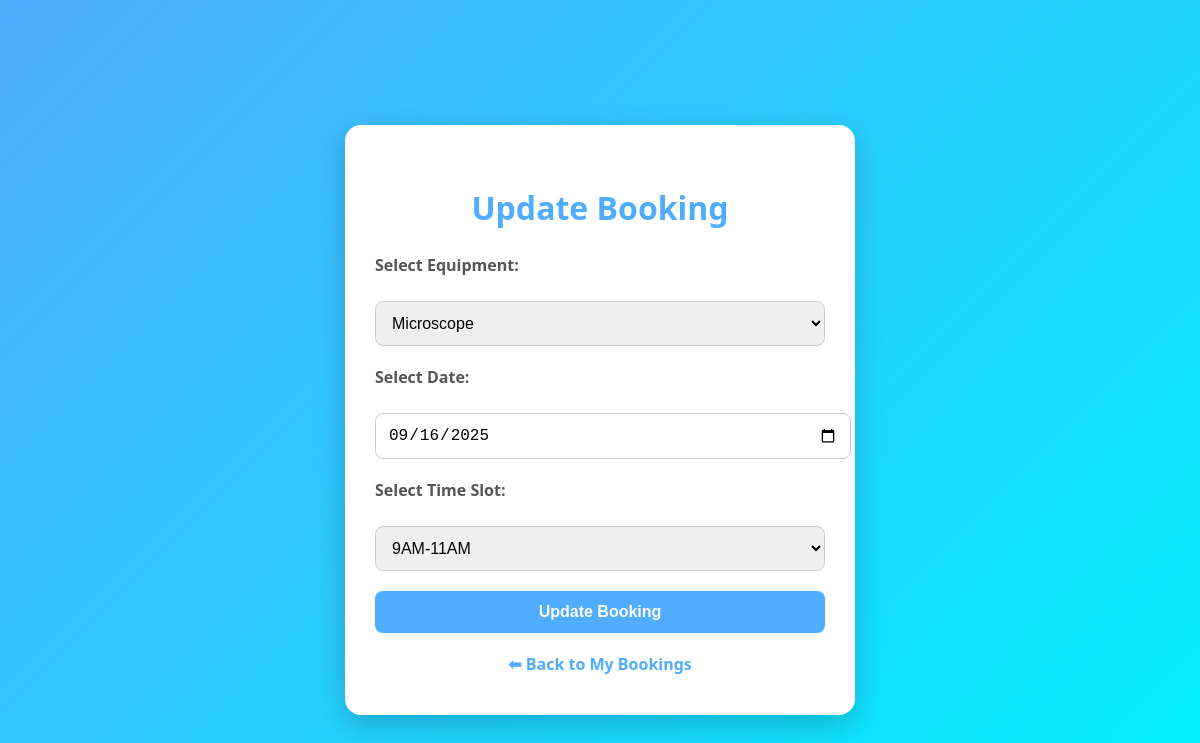
Screenshot of /update/15 (signed in) with the database file from the repository.
### app.py (models this page shows)
class Booking(db.Model):
    id = db.Column(db.Integer, primary_key=True)
    username = db.Column(db.String(50), nullable=False)
    equipment = db.Column(db.String(50), nullable=False)
    date = db.Column(db.String(20), nullable=False)
    time_slot = db.Column(db.String(20), nullable=False)
    status = db.Column(db.String(20), default="Pending")

### app.py (the view, shortened to what this page needs)
@app.route("/update/<int:booking_id>", methods=["GET", "POST"])
def update_booking(booking_id):
    if "username" not in session or session.get("is_admin"):
        flash("Please login first ❌")
        return redirect(url_for("login"))
    booking = Booking.query.get_or_404(booking_id)
    if booking.username != session["username"]:
        flash("You are not allowed to update this booking ❌")
        return redirect(url_for("my_bookings"))
    return render_template("update_booking.html", booking=booking)

### minidemo2.1/templates/update_booking.html (shortened to what this page needs)
<!DOCTYPE html>
<html lang="en">
<head>
</head>
<body>
<div class="container">
    <h1>Update Booking</h1>
    <form method="POST">
        <label>Select Equipment:</label>
        <select name="equipment" required>
            <option value="Microscope" {% if booking.equipment == 'Microscope' %}selected{% endif %}>Microscope</option>
        </select>
        <label>Select Date:</label>
        <input type="date" name="date" value="{{ booking.date }}" required>
        <label>Select Time Slot:</label>
        <select name="time_slot" required>
            <option value="9AM-11AM" {% if booking.time_slot == '9AM-11AM' %}selected{% endif %}>9AM-11AM</option>
        </select>
        <button type="submit">Update Booking</button>
    </form>
    <a class="back-link" href="{{ url_for('my_bookings') }}">⬅ Back to My Bookings</a>
</div>
</body>
</html>

### minidemo2.1/templates/update_booking.html (style rules this page uses)
body { font-family: "Segoe UI", Tahoma, Geneva, Verdana, sans-serif; margin: 0; background: linear-gradient(135deg, #4facfe 0%, #00f2fe 100%); min-height: 100vh; display: flex; justify-content: center; align-items: center; padding: 20px; }
.container { background: #fff; border-radius: 16px; padding: 40px 30px; max-width: 450px; width: 100%; box-shadow: 0 10px 30px rgba(0,0,0,0.2); text-align: center; animation: fadeIn 0.6s ease; }
h1 { font-size: 2rem; color: #4facfe; margin-bottom: 25px; }
form { display: flex; flex-direction: column; gap: 20px; }
label { font-weight: bold; color: #555; text-align: left; display: block; margin-bottom: 5px; }
select, input[type="date"] { padding: 12px; border-radius: 8px; border: 1px solid #ccc; font-size: 1rem; width: 100%; outline: none; transition: border-color 0.3s; }
button { padding: 12px; background: #4facfe; color: #fff; font-size: 1rem; font-weight: bold; border: none; border-radius: 8px; cursor: pointer; transition: background 0.3s; }
a.back-link { display: inline-block; margin-top: 20px; color: #4facfe; text-decoration: none; font-weight: bold; transition: color 0.3s; }

### rows the page displays
Booking: equipment "Microscope", date "09/16/2025", time_slot "9AM-11AM"
